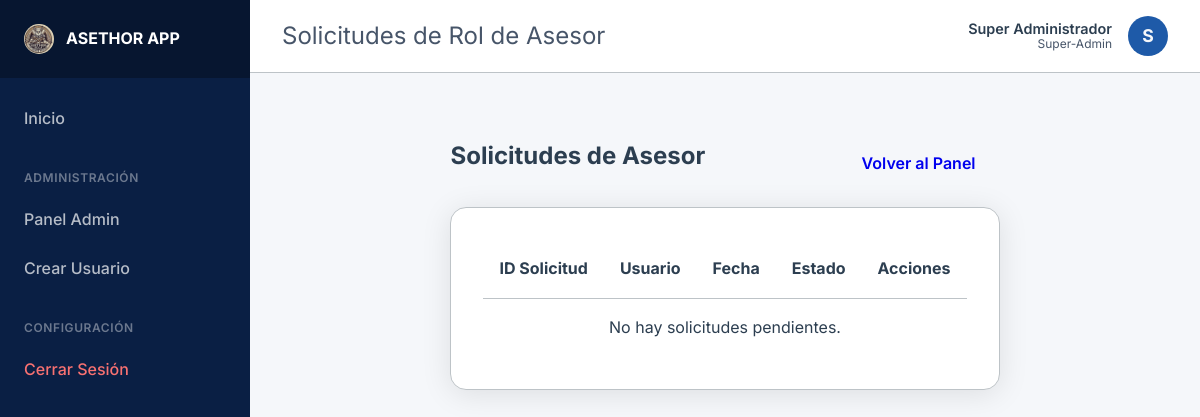
Screenshot of /admin/role_requests (signed in) with the database file from the repository.
### app/models.py (models this page shows, shortened)
class Profile(db.Model):
    id = db.Column(db.Integer, primary_key=True)
    user_id = db.Column(db.Integer, db.ForeignKey('user.id'), nullable=False)
    full_name = db.Column(db.String(100), nullable=True)
    bio = db.Column(db.Text, nullable=True)
    strengths = db.Column(db.String(200), nullable=True) # e.g. "matemáticas, programación"
    focus_areas = db.Column(db.String(200), nullable=True) # e.g. "álgebra, base de datos sql"
    rating_avg = db.Column(db.Float, default=0.0) # Calculated average for Asesores

class User(db.Model, UserMixin):
    id = db.Column(db.Integer, primary_key=True)
    username = db.Column(db.String(20), unique=True, nullable=False)
    password_hash = db.Column(db.String(60), nullable=False)
    role = db.Column(db.String(20), nullable=False, default='Estudiante') # Super-Admin, Admin, Asesor, Estudiante
    profile = db.relationship('Profile', backref='user', uselist=False, cascade='all, delete-orphan')
    sessions_given = db.relationship('TutoringSession', backref='asesor', cascade='all, delete-orphan')
    reviews_received = db.relationship('Review', foreign_keys='Review.asesor_id', backref='asesor_reviewed', cascade='all, delete-orphan')
    enrollments = db.relationship('Enrollment', backref='student', cascade='all, delete-orphan')
    reviews_given = db.relationship('Review', foreign_keys='Review.student_id', backref='student_reviewer', cascade='all, delete-orphan')

### app/routes/admin.py (the view)
@admin.route('/role_requests')
def role_requests():
    requests = RoleRequest.query.filter_by(status='Pendiente').all()
    return render_template('admin/role_requests.html', title='Solicitudes de Rol de Asesor', requests=requests)

### app/models.py (called while the page is built)
@login_manager.user_loader
def load_user(user_id):
    return User.query.get(int(user_id))

### app/routes/admin.py (called while the page is built)
@admin.before_request
@login_required
def check_admin():
    if current_user.role not in ['Super-Admin', 'Admin']:
        flash('No tienes permiso para acceder a esta página.', 'danger')
        return redirect(url_for('main.home'))

### app/templates/admin/role_requests.html
{% extends 'base.html' %}
{% block content %}
<div class="d-flex justify-between align-center mb-2">
    <h2>Solicitudes de Asesor</h2>
    <a href="{{ url_for('admin.dashboard') }}" class="btn btn-secondary">Volver al Panel</a>
</div>
<div class="glass card" style="overflow-x: auto;">
    <table style="width: 100%; border-collapse: collapse; text-align: left;">
        <thead>
            <tr style="border-bottom: 1px solid var(--surface-border);">
                <th style="padding: 1rem;">ID Solicitud</th>
                <th style="padding: 1rem;">Usuario</th>
                <th style="padding: 1rem;">Fecha</th>
                <th style="padding: 1rem;">Estado</th>
                <th style="padding: 1rem;">Acciones</th>
            </tr>
        </thead>
        <tbody>
            {% for req in requests %}
            <tr style="border-bottom: 1px solid var(--surface-border);">
                <td style="padding: 1rem;">{{ req.id }}</td>
                <td style="padding: 1rem;">{{ req.user_rel.username }}</td>
                <td style="padding: 1rem;">{{ req.created_at.strftime('%Y-%m-%d %H:%M') }}</td>
                <td style="padding: 1rem;"><span class="badge" style="background: var(--warning-color); color: #000;">{{ req.status }}</span></td>
                <td style="padding: 1rem;">
                    <form action="{{ url_for('admin.approve_request', req_id=req.id) }}" method="POST" style="display:inline;">
                        <button type="submit" class="btn btn-primary" style="padding: 0.5rem 1rem; font-size: 0.8rem;">Aprobar</button>
                    </form>
                    <form action="{{ url_for('admin.reject_request', req_id=req.id) }}" method="POST" style="display:inline;">
                        <button type="submit" class="btn btn-danger" style="padding: 0.5rem 1rem; font-size: 0.8rem;" onclick="return confirm('¿Estás seguro de rechazar esta solicitud?');">Rechazar</button>
                    </form>
                </td>
            </tr>
            {% else %}
            <tr>
                <td colspan="5" style="padding: 1rem; text-align: center;">No hay solicitudes pendientes.</td>
            </tr>
            {% endfor %}
        </tbody>
    </table>
</div>
{% endblock %}

### app/templates/base.html (shortened to what this page needs)
<!DOCTYPE html>
<html lang="es">
<head>
    <link rel="stylesheet" href="{{ url_for('static', filename='css/style.css') }}">
</head>
<body>
    {% if current_user.is_authenticated %}
    <div class="app-wrapper">
        <aside class="sidebar">
            <div class="sidebar-header">
                <img src="{{ url_for('static', filename='img/logo.jpg') }}" alt="Logo" style="height: 30px; object-fit: cover; border-radius: 50%;">
                <span style="font-weight: 700;">ASETHOR APP</span>
            </div>
            <nav class="sidebar-nav">
                <a href="{{ url_for('main.home') }}" class="sidebar-link">Inicio</a>
                {% if current_user.role == 'Super-Admin' or current_user.role == 'Admin' %}
                    <div class="sidebar-section">Administración</div>
                    <a href="{{ url_for('admin.dashboard') }}" class="sidebar-link">Panel Admin</a>
                    <a href="{{ url_for('admin.create_user') }}" class="sidebar-link">Crear Usuario</a>
                {% endif %}
                <div class="sidebar-section">Configuración</div>
                <a href="{{ url_for('auth.logout') }}" class="sidebar-link" style="color: #f87171;">Cerrar Sesión</a>
            </nav>
        </aside>
        <main class="main-wrapper">
            <header class="topbar">
                <div class="topbar-title">{% if title %}{{ title }}{% else %}Inicio{% endif %}</div>
                <div class="topbar-profile">
                    <div style="text-align: right; line-height: 1.2;">
                        <div style="font-weight: 600; color: var(--text-primary); font-size: 0.9rem;">{{ current_user.profile.full_name or current_user.username }}</div>
                        <div style="font-size: 0.75rem; color: var(--text-secondary);">{{ current_user.role }}</div>
                    </div>
                    <div class="avatar">{{ current_user.username[0]|upper }}</div>
                </div>
            </header>
            <div class="container" style="padding: 2rem;">
    {% endif %}
        {% block content %}{% endblock %}
    {% if current_user.is_authenticated %}
            </div>
        </main>
    </div>
    {% else %}
    </main>
    {% endif %}
</body>
</html>

### app/static/css/style.css (style rules this page uses)
:root { --bg-color: #F5F7FA; --navbar-bg: #0A1F44; --surface-color: #FFFFFF; --surface-border: #BDC3C7; --primary-color: #1E5AA8; --primary-hover: #123A73; --text-primary: #2C3E50; --text-secondary: #475569; --danger-color: #E74C3C; --success-color: #2ECC71; --warning-color: #f59e0b; --font-family: 'Inter', sans-serif; }
* { box-sizing: border-box; margin: 0; padding: 0; }
body { background-color: var(--bg-color); color: var(--text-primary); font-family: var(--font-family); line-height: 1.6; min-height: 100vh; display: flex; flex-direction: column; background-image: radial-gradient(circle at top right, rgba(30, 90, 168, 0.05), transparent 40%), radial-gradient(circle at bottom left, rgba(46, 204, 113, 0.05), transparent 40%); background-attachment: fixed; }
.glass { background: var(--surface-color); backdrop-filter: blur(12px); -webkit-backdrop-filter: blur(12px); border: 1px solid var(--surface-border); border-radius: 16px; box-shadow: 0 4px 30px rgba(0, 0, 0, 0.1); }
.container { max-width: 1200px; margin: 0 auto; padding: 2rem; flex: 1; }
.card { padding: 2rem; margin-bottom: 2rem; }
.btn { display: inline-block; padding: 0.75rem 1.5rem; border-radius: 8px; font-weight: 600; text-align: center; cursor: pointer; border: none; text-decoration: none; font-family: var(--font-family); }
h1, h2, h3 { margin-bottom: 1rem; font-weight: 700; color: var(--text-primary); }
.mb-2 { margin-bottom: 1rem; }
.d-flex { display: flex; }
.justify-between { justify-content: space-between; }
.align-center { align-items: center; }
.app-wrapper { display: flex; min-height: 100vh; }
.sidebar { width: 250px; background-color: var(--navbar-bg); color: rgba(255, 255, 255, 0.7); display: flex; flex-direction: column; position: fixed; height: 100vh; overflow-y: auto; }
.sidebar-header { padding: 1.5rem; background-color: rgba(0, 0, 0, 0.3); display: flex; align-items: center; gap: 0.75rem; color: #ffffff; }
.sidebar-nav { padding: 1rem 0; display: flex; flex-direction: column; }
.sidebar-link { padding: 0.75rem 1.5rem; color: rgba(255, 255, 255, 0.7); text-decoration: none; display: flex; align-items: center; gap: 0.75rem; font-weight: 500; transition: all 0.3s ease; }
.sidebar-section { padding: 1.5rem 1.5rem 0.5rem; font-size: 0.75rem; text-transform: uppercase; letter-spacing: 0.05em; color: rgba(255, 255, 255, 0.4); font-weight: 600; }
.main-wrapper { flex: 1; margin-left: 250px; display: flex; flex-direction: column; background-color: var(--bg-color); }
.topbar { background-color: #ffffff; padding: 1rem 2rem; display: flex; justify-content: space-between; align-items: center; border-bottom: 1px solid var(--surface-border); }
.topbar-title { font-size: 1.5rem; color: var(--text-secondary); }
.topbar-profile { display: flex; align-items: center; gap: 1rem; }
.avatar { width: 40px; height: 40px; border-radius: 50%; background-color: var(--primary-color); color: var(--bg-color); display: flex; align-items: center; justify-content: center; font-weight: bold; font-size: 1.1rem; }

### rows the page displays
Profile: profile "Super Administrador"
User: role "Super-Admin", username "S"

### other values shown
{{ title }} "Solicitudes de Rol de Asesor"
